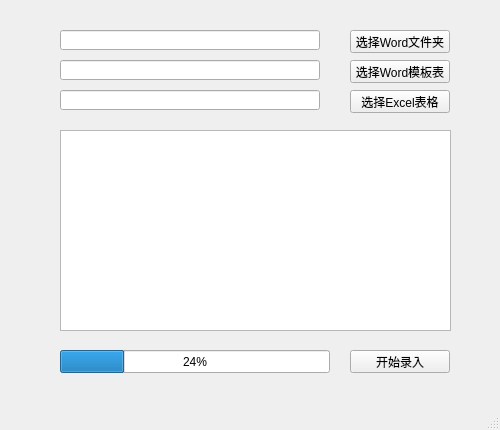
<?xml version="1.0" encoding="UTF-8"?>
<ui version="4.0">
 <class>MainWindow</class>
 <widget class="QMainWindow" name="MainWindow">
  <property name="geometry">
   <rect>
    <x>0</x>
    <y>0</y>
    <width>500</width>
    <height>430</height>
   </rect>
  </property>
  <property name="minimumSize">
   <size>
    <width>500</width>
    <height>430</height>
   </size>
  </property>
  <property name="maximumSize">
   <size>
    <width>500</width>
    <height>430</height>
   </size>
  </property>
  <property name="windowTitle">
   <string>docx2excel</string>
  </property>
  <widget class="QWidget" name="centralwidget">
   <widget class="QLineEdit" name="wordDirLineEdit">
    <property name="geometry">
     <rect>
      <x>60</x>
      <y>30</y>
      <width>260</width>
      <height>20</height>
     </rect>
    </property>
   </widget>
   <widget class="QPushButton" name="wordDirBtn">
    <property name="geometry">
     <rect>
      <x>350</x>
      <y>30</y>
      <width>100</width>
      <height>23</height>
     </rect>
    </property>
    <property name="text">
     <string>选择Word文件夹</string>
    </property>
   </widget>
   <widget class="QLineEdit" name="wordTemLineEdit">
    <property name="geometry">
     <rect>
      <x>60</x>
      <y>60</y>
      <width>260</width>
      <height>20</height>
     </rect>
    </property>
   </widget>
   <widget class="QPushButton" name="wordTemBtn">
    <property name="geometry">
     <rect>
      <x>350</x>
      <y>60</y>
      <width>100</width>
      <height>23</height>
     </rect>
    </property>
    <property name="text">
     <string>选择Word模板表</string>
    </property>
   </widget>
   <widget class="QLineEdit" name="excelLineEdit">
    <property name="geometry">
     <rect>
      <x>60</x>
      <y>90</y>
      <width>260</width>
      <height>20</height>
     </rect>
    </property>
   </widget>
   <widget class="QPushButton" name="excelBtn">
    <property name="geometry">
     <rect>
      <x>350</x>
      <y>90</y>
      <width>100</width>
      <height>23</height>
     </rect>
    </property>
    <property name="text">
     <string>选择Excel表格</string>
    </property>
   </widget>
   <widget class="QTextEdit" name="textEdit">
    <property name="geometry">
     <rect>
      <x>60</x>
      <y>130</y>
      <width>391</width>
      <height>201</height>
     </rect>
    </property>
   </widget>
   <widget class="QProgressBar" name="progressBar">
    <property name="geometry">
     <rect>
      <x>60</x>
      <y>350</y>
      <width>270</width>
      <height>23</height>
     </rect>
    </property>
    <property name="value">
     <number>24</number>
    </property>
   </widget>
   <widget class="QPushButton" name="startBtn">
    <property name="geometry">
     <rect>
      <x>350</x>
      <y>350</y>
      <width>100</width>
      <height>23</height>
     </rect>
    </property>
    <property name="text">
     <string>开始录入</string>
    </property>
   </widget>
  </widget>
  <widget class="QMenuBar" name="menubar">
   <property name="geometry">
    <rect>
     <x>0</x>
     <y>0</y>
     <width>500</width>
     <height>23</height>
    </rect>
   </property>
  </widget>
  <widget class="QStatusBar" name="statusbar"/>
 </widget>
 <resources/>
 <connections/>
</ui>
